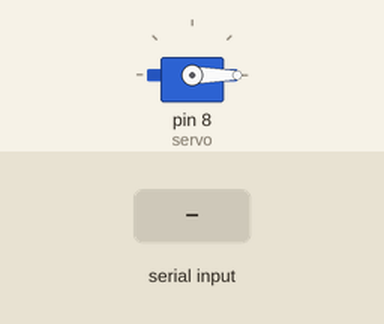
A sketch run on a simulated Arduino Uno, built with avr-gcc and run on an emulated ATmega328P. Shown: servo. The test bench sets the inputs (shaded band).

Above: at 1.2 s.
1.3 s: "90,45\n" received over Serial
At 2.07 s:
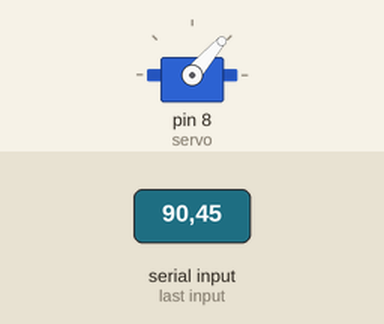
At 5.8 s:
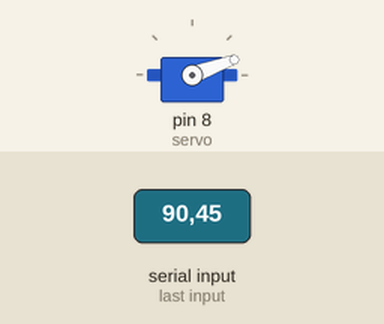
Timing chart, 0 to 7.3 s (numbered marks = the images above; inputs shaded):
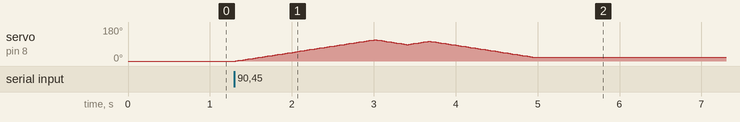

The sketch:

arduinov1.ino
```cpp
#include <Servo.h>

Servo servo;
int currentAngle = 0;

void setup() {
  servo.attach(8);
  servo.write(currentAngle);
  Serial.begin(9600);
}


void loop()
{
  int convertedValue;
   // If there is a data stored in the serial receive buffer and read it
  if(Serial.available()){
    convertedValue = Serial.read() - '0';
    convertedValue = (int) ((convertedValue * 2) + 95);

    if (currentAngle < convertedValue) {
       for(int angle = currentAngle; angle < convertedValue; angle++) {
        servo.write(angle);
        delay(15);
       }
    } else {
       for(int angle = currentAngle; angle > convertedValue; angle--) {
        servo.write(angle);
        delay(15);
       }
    }

    currentAngle = convertedValue;
  }
}
```
